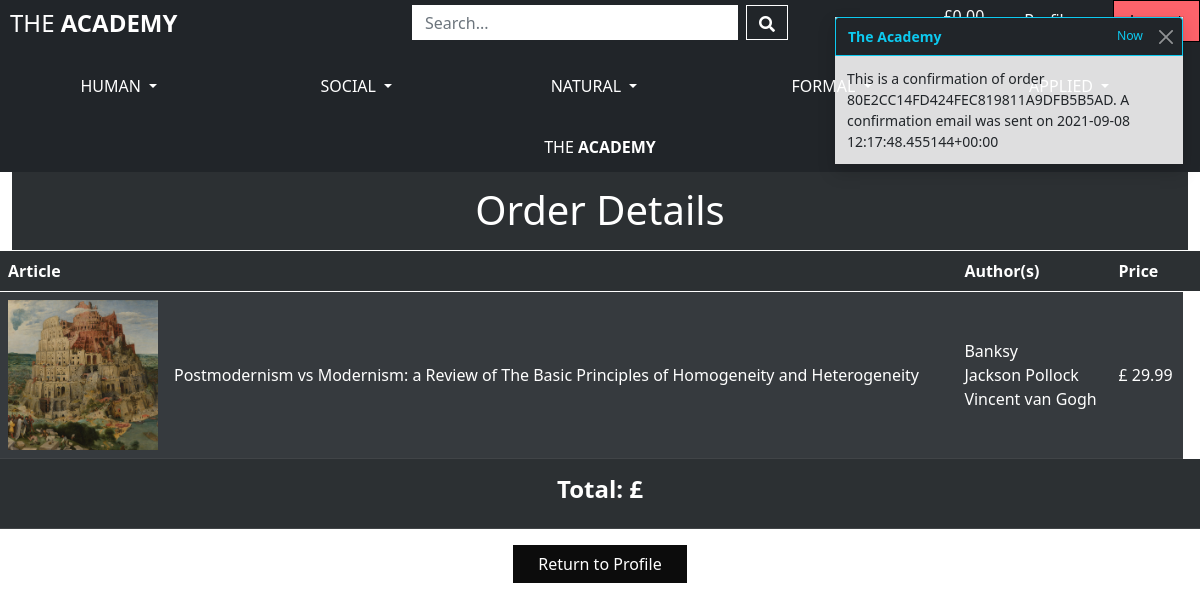
The page /academics/order_history/80E2CC14FD424FEC819811A9DFB5B5AD (signed in) on the database its author committed.
### articles/models.py (models this page shows, shortened)
class Article(models.Model):
    proposal = models.BooleanField(default=False)
    title = models.CharField(max_length=200)
    authors = models.ManyToManyField(Academic)  # ['Einstein', 'Tesla', etc.]
    subjects = models.ManyToManyField(Subject)  # ['history', 'maths', etc.]
    article = models.FileField(upload_to='uploads/')
    date = models.DateField()
    summary = models.TextField()
    rating = models.DecimalField(max_digits=2, decimal_places=1, null=True, blank=True)
    price = models.DecimalField(max_digits=6, decimal_places=2)
    image = models.ImageField(blank=True)
    class Meta:
        ordering = ['title']

### academics/models.py (models this page shows)
class Academic(models.Model):
    user = models.OneToOneField(User, on_delete=models.CASCADE,
                                related_name='academic', null=True)
    name = models.CharField(max_length=70)
    username = models.CharField(max_length=15)  # to delete?
    default_email = models.EmailField(max_length=254, blank=True)
    default_phone_number = models.CharField(max_length=20, blank=True)
    default_street_address1 = models.CharField(max_length=80, blank=True)
    default_street_address2 = models.CharField(max_length=80, blank=True)
    default_town_or_city = models.CharField(max_length=40, blank=True)
    default_county = models.CharField(max_length=80, blank=True)
    default_postcode = models.CharField(max_length=20, blank=True)
    default_country = CountryField(blank_label='Country', blank=True)
    about = models.TextField()
    level = models.DecimalField(max_digits=4, decimal_places=1, null=True, blank=True)
    image = models.ImageField(blank=True)
    following = models.ManyToManyField('self', symmetrical=False, blank=True)
    subscribers = models.DecimalField(max_digits=9, decimal_places=0, null=True, blank=True)
    class Meta:
        ordering = ['name']
    def __str__(self):
        return self.name

### academics/views.py (the view)
# urls.py: path('order_history/<order_number>', views.order_history, name='order_history'),
def order_history(request, order_number):
    order = get_object_or_404(Order, order_number=order_number)
    academic = Academic.objects.get(user=request.user)
    messages.info(request, f'This is a confirmation of order {order_number}. \
                  A confirmation email was sent on {order.date}')
    template = 'checkout/checkout_success.html'
    context = {
        'order': order,
        'from_profile': True,
        'academic': academic,
    }
    return render(request, template, context)

### bag/contexts.py (called while the page is built, shortened)
def bag_contents(request):
    bag_articles = []
    bag_subscriptions = []
    bag_total = 0
    article_count = 0
    subscription_count = 0
    bag = request.session.get('bag', {})
    context = {
        'bag_articles': bag_articles,
        'bag_subscriptions': bag_subscriptions,
        'bag_total': bag_total,
        'article_count': article_count,
        'subscription_count': subscription_count,
    }
    return context

### checkout/templates/checkout/checkout_success.html (shortened to what this page needs)
{% extends "base.html" %}
{% load static %}
{% block content %}
    <div id="" class="container-fluid position-relative">
        <div id="bag-box" class="row position-absolute mt-5">
            <div class="center">
                {% if from_profile %}
                    <h1 id="syllabus-text" class="py-3 mb-0 bg-dark">Order Details</h1>
                {% else %}
                    <h1 id="syllabus-text" class="py-3 mb-0 bg-dark">Success!</h1>
                {% endif %}
            </div>
            <table class="table table-dark table-striped">
                <thead>
                    <tr>
                        <th scope="col">Article</th>
                        <th scope="col"></th>
                        <th scope="col">Author(s)</th>
                        <th scope="col">Price</th>
                        <th scope="col"></th>
                    </tr>
                </thead>
                <tbody>
                    {% for article in order.order_items.all %}
                        <tr>
                            <td class="col-1">
                                <a href="{{ article.image.url }}" target="_blank">
                                    <img class="bag-img" src="{{ article.image.url }}"  alt="{{ article.image.name }}">
                                </a>
                            </td>
                            <td class="align-middle">{{ article.title }}</td>
                            <td class="align-middle">{% for author in article.authors.all %}{% if not forloop.counter == 1 %}<br>{% endif %}{{ author }}{% endfor %}</td>
                            <td class="align-middle">£ {{ article.price }}</td>
                        </tr>
                    {% endfor %}
                    <tr>
                        <td colspan="5" class="text-center py-3">
                            <h4><strong>Total: £{{ order_total|floatformat:2 }}</strong></h4>
                        </td>
                    </tr>
                </tbody>
            </table>
            {% if from_profile %}
                <div class="center">
                    <a id="begin-button" class="btn px-4" href="{% url 'academic_profile' academic.id %}">Return to Profile</a>
                </div>
            {% else %}
                <div class="center">
                    <a id="begin-button" class="btn px-4" href="{% url 'articles' %}">See More Articles</a>
                </div>
            {% endif %}
            </div>
        </div>
{% endblock %}

### static/css/base.css (style rules this page uses)
html { font-family: Montserrat, sans-serif; font-size: 16px; }
.center { text-align: center; }
#begin-button { background-color: black; color: white; border-radius: 0px; }
#bag-box { width: 100%; height: 10%; opacity: 95%; }
#syllabus-text { color: white; border-bottom: 1px solid white; }
.bag-img { width: 150px; height: 150px; object-fit: cover; }

### rows shown on the page
Article: image (picture), title "Postmodernism vs Modernism: a Review of The Basic Principles of Homogeneity and Heterogeneity", price "29.99"
Academic: name "Banksy"
Academic: name "Jackson Pollock"
Academic: name "Vincent van Gogh"

### other values the page prints
{{ message }} "This is a confirmation of order 80E2CC14FD424FEC819811A9DFB5B5AD. A confirmation email was sent on 2021-09-08 12:17:48.455144+00:00"
